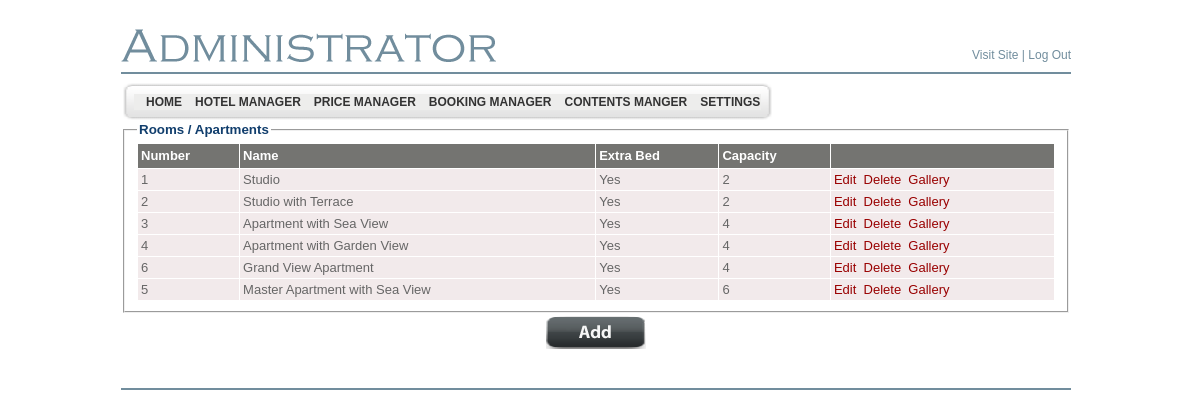
The page /LiculApartments/admin/rooms_list.php (signed in) on the database as committed earlier.
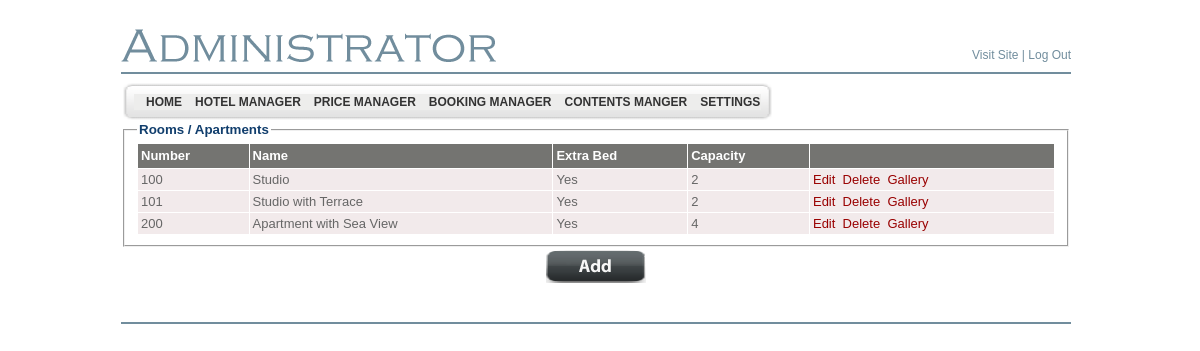
The same page on the database as committed later.
### tables this page shows
CREATE TABLE `bsi_adminmenu` (
  `id` int(4) NOT NULL AUTO_INCREMENT,
  `name` varchar(200) NOT NULL DEFAULT '',
  `url` varchar(200) DEFAULT NULL,
  `menu_desc` varchar(200) NOT NULL DEFAULT '',
  `parent_id` int(4) DEFAULT '0',
  `status` enum('Y','N') DEFAULT 'Y',
  `ord` int(5) NOT NULL DEFAULT '0',
  `privileges` int(11) NOT NULL,
  PRIMARY KEY (`id`),
  UNIQUE KEY `kid` (`name`,`parent_id`)
);

CREATE TABLE `bsi_rooms` (
  `id` int(10) NOT NULL AUTO_INCREMENT,
  `room_number` varchar(255) NOT NULL,
  `room_name` text NOT NULL,
  `room_desc_en` text,
  `room_desc_hr` text,
  `room_desc_de` text,
  `room_desc_it` text,
  `extra_bed` tinyint(1) NOT NULL DEFAULT '0',
  `capacity` tinyint(2) NOT NULL,
  `is_apartment` tinyint(1) NOT NULL,
  PRIMARY KEY (`id`)
);

### LiculApartments/includes/Room.class.php (called while the page is built, shortened)
<?php
class Room
{
	public static function fetchFromParameters($params)
	{
		$room = new Room();
		if (isset($params['id']) && is_numeric($params['id']))
		{
			$room->id = intval($params['id']);
		}
		if (isset($params['room_number']))
		{
			$room->roomNumber = $params['room_number'];
		}
		if (isset($params['room_name']))
		{
			$room->roomName = $params['room_name'];
		}
        foreach ($params as $key => $value)
        {
            if (preg_match('/room_desc_[A-Za-z]{2}/', $key))
            {
                $languageCode = substr($key, -2);
                $room->roomDescriptions[$languageCode] = $value;
            }
        }
		if (isset($params['extra_bed']))
		{
			$room->hasExtraBed = intval($params['extra_bed']) == 1;
		}
		if (isset($params['capacity']))
		{
			$room->capacity = intval($params['capacity']);
		}
        if (isset($params['is_apartment']))
		{
			$room->isApartment = intval($params['is_apartment']) == 1;
		}
		return $room;
	}
	public static function fetchAllFromDb()
	{
		$rooms = array();
		$sql = "SELECT * FROM bsi_rooms ORDER BY capacity";
		$query = mysql_query($sql);
		while ($row = mysql_fetch_assoc($query))
		{
			$room = Room::fetchFromParameters($row);
			$rooms[sizeof($rooms)] = $room;
		}
		return $rooms;
	}
}

### LiculApartments/admin/rooms_list.php (the view, shortened to what the changed rows need)
<?php
$rooms = Room::fetchAllFromDb();
include ("header.php");
?>
</td>
  </tr>
  <tr>
    <td valign="top" >
    <fieldset>
	    	<table width="100%" cellspacing="1" border="0" cellpadding="3">
			<?php
					foreach ($rooms as $room)
					{
						echo '<tr class="odd" bgcolor="#f2eaeb">' . "\n";
						echo '	<td align="left"><font color="#666666" face="Verdana, Arial, Helvetica, sans-serif" size="2">' . htmlentities($room->roomNumber) . '</font></td>' . "\n";
						echo '	<td align="left"><font color="#666666" face="Verdana, Arial, Helvetica, sans-serif" size="2">' . htmlentities($room->roomName) . '</font></td>' . "\n";
						echo '	<td align="left"><font color="#666666" face="Verdana, Arial, Helvetica, sans-serif" size="2">' . ($room->hasExtraBed ? 'Yes' : 'No') . '</font></td>' . "\n";
						echo '	<td align="left"><font color="#666666" face="Verdana, Arial, Helvetica, sans-serif" size="2">' . htmlentities($room->capacity) . '</font></td>' . "\n";
						echo '	<td align="left"><font color="#666666" face="Verdana, Arial, Helvetica, sans-serif" size="2">';
						echo '<a href="rooms_add_edit.php?id=' . $room->id . '" style="text-decoration:none"><font color="#990000"  face="Verdana, Arial, Helvetica, sans-serif" size="2" >Edit</font></a>&nbsp;&nbsp;';
						echo '<a href="rooms_delete.php?id=' . $room->id . '" style="text-decoration:none" onclick = "if (! confirm(\'Are you sure?\')) { return false; }"><font color="#990000"  face="Verdana, Arial, Helvetica, sans-serif" size="2" >Delete</font></a>&nbsp;&nbsp;';
						echo '<a href="room_images_list.php?room_id=' . $room->id . '" style="text-decoration:none"><font color="#990000"  face="Verdana, Arial, Helvetica, sans-serif" size="2" >Gallery</font></a></td>' . "\n";
						echo "</tr>\n";	;
					}
			?>
			</table>
    </fieldset>
    </td>
  </tr>
</table>
</body>
</html>

### LiculApartments/admin/header.php (shortened to what the changed rows need)
<!DOCTYPE html PUBLIC "-//W3C//DTD XHTML 1.0 Transitional//EN" "http://www.w3.org/TR/xhtml1/DTD/xhtml1-transitional.dtd">
<html xmlns="http://www.w3.org/1999/xhtml">
<head>
	<link href="style.css" rel="stylesheet" type="text/css" />
	<link href="style1.css" rel="stylesheet" type="text/css">
</head>
<body>
<table align="center" width="950" border="0" cellspacing="0" cellpadding="0">
	<tr>
		<td align="left">
		<table border="0" style="background-image: url(images/menu_tile.gif);"
			cellspacing="0" cellpadding="0">
			<tr>
				<td align="left" class="bodytext8pt">
				<div class="sample1">
				<div class="horz_menu">
<?php
$sql_parent = mysql_query("select * from bsi_adminmenu where parent_id=0 and status='Y' order by ord");
while ($row_parent = mysql_fetch_array($sql_parent))
{
	echo "<a id=\"" . $row_parent[0] . "\"      href=\"" . $row_parent[2] . "\">&nbsp;&nbsp;&nbsp;" . $row_parent[1] . "</a>";
}
?>
<br clear="both" />
				</div>
</div>
				</td>
			</tr>
		</table>

Rows that differ between the two databases and show on the page:
removed bsi_rooms: room_number "4", room_name "Apartment with Garden View", extra_bed "Yes", capacity "4"
removed bsi_rooms: room_number "6", room_name "Grand View Apartment", extra_bed "Yes", capacity "4"
removed bsi_rooms: room_number "5", room_name "Master Apartment with Sea View", extra_bed "Yes", capacity "6"
changed bsi_rooms "Studio": room_number "1" → "100"
changed bsi_rooms "Studio with Terrace": room_number "2" → "101"
changed bsi_rooms "Apartment with Sea View": room_number "3" → "200"
